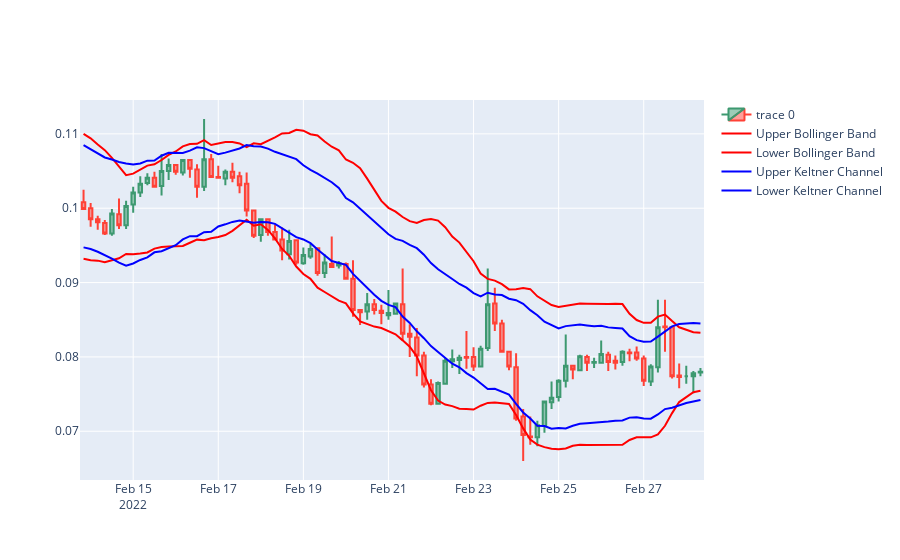

Notebook source saved alongside this figure:
### Code cell
df = dataframes['AIONUSDT'][-88:]
chart(df)
